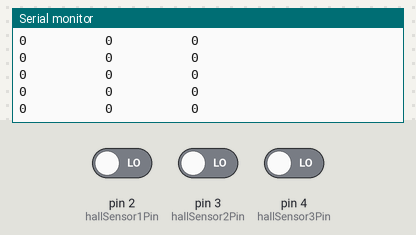
The sketch below on a simulated Arduino Uno, built with avr-gcc and run on an emulated ATmega328P. Parts: the last lines printed to the serial monitor. Inputs (shaded band) come from the test bench; at power-on: pin 2 (hallSensor1Pin) LOW, pin 3 (hallSensor2Pin) LOW, pin 4 (hallSensor3Pin) LOW.

Above: at 1.2 s.
1.3 s: pin 2 (hallSensor1Pin) driven HIGH
At 1.34 s:
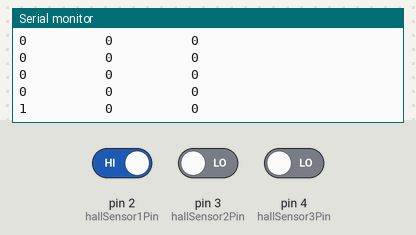
2.8 s: pin 3 (hallSensor2Pin) driven HIGH
At 2.84 s:
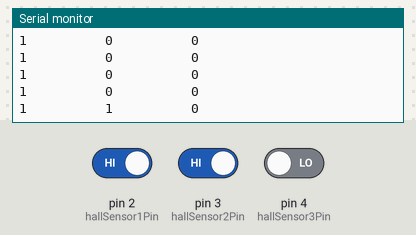
4.3 s: pin 4 (hallSensor3Pin) driven HIGH
At 4.35 s:
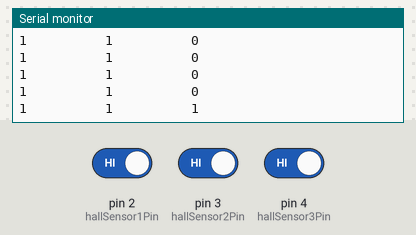
5.8 s: pin 2 (hallSensor1Pin) driven LOW
At 5.96 s:
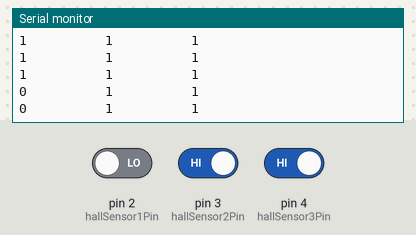
7.3 s: pin 3 (hallSensor2Pin) driven LOW
At 7.36 s:
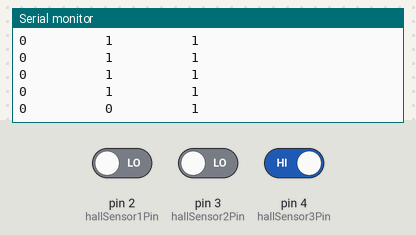

Measured:
- after the input at 1.3 s, the serial monitor: prints a new line at once (image 1)
- after the input at 2.8 s, the serial monitor: prints a new line at once (image 2)
- after the input at 4.3 s, the serial monitor: prints a new line at once (image 3)
- after the input at 5.8 s, the serial monitor: prints a new line after 0.05 s (image 4)
- after the input at 7.3 s, the serial monitor: prints a new line after 0.06 s (image 5)

The sketch:

hall_sensor_testing_2_AH41F.ino
```cpp
// Pins connected to Hall sensors
const int hallSensor1Pin = 2; // e.g. green wire sensor
const int hallSensor2Pin = 3; // e.g. yellow wire sensor
const int hallSensor3Pin = 4; // e.g. blue wire sensor

void setup() {
  Serial.begin(9600);
  pinMode(hallSensor1Pin, INPUT);
  pinMode(hallSensor2Pin, INPUT);
  pinMode(hallSensor3Pin, INPUT);

  Serial.println("Starting Hall sensor alignment test...");
  Serial.println("Sensor1  Sensor2  Sensor3");
}

void loop() {
  int sensor1State = digitalRead(hallSensor1Pin);
  int sensor2State = digitalRead(hallSensor2Pin);
  int sensor3State = digitalRead(hallSensor3Pin);

  Serial.print(sensor1State);
  Serial.print("          ");
  Serial.print(sensor2State);
  Serial.print("          ");
  Serial.println(sensor3State);

  delay(100); // Adjust delay for easier observation
}
```
